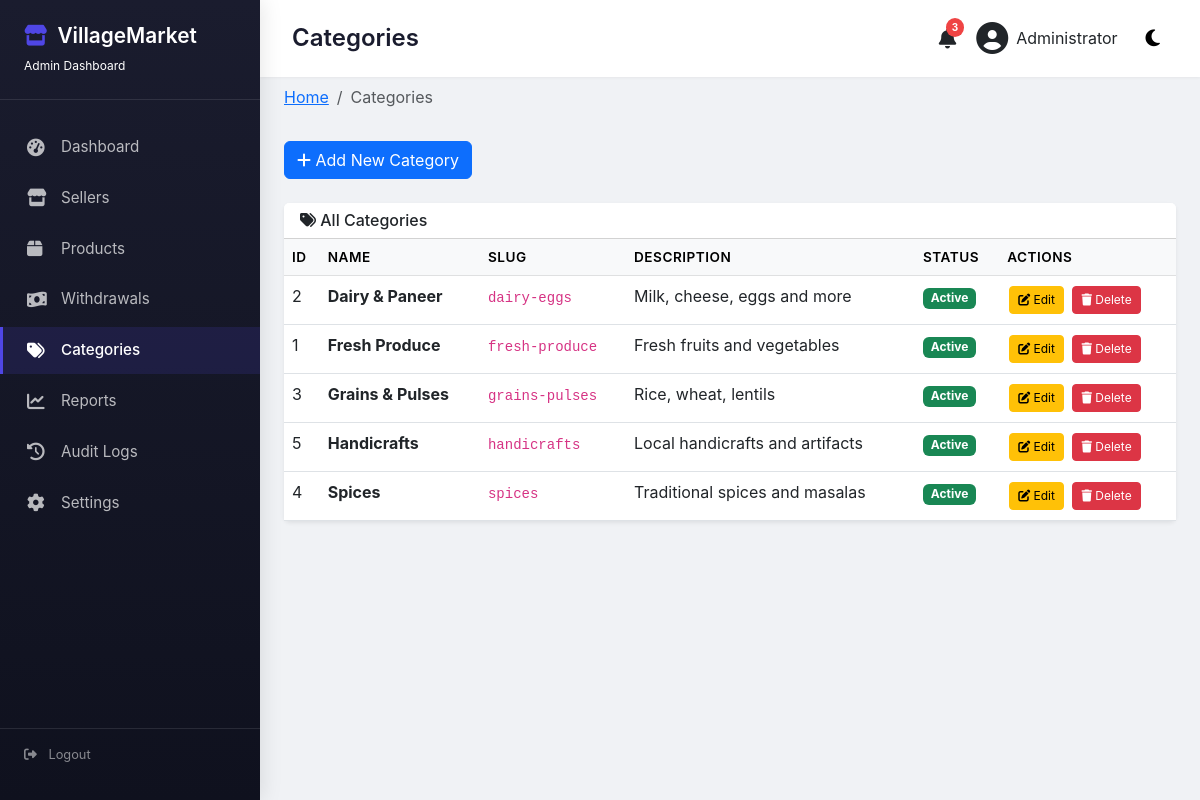
The app's page /admin/categories (signed in) with its own data.
### models/user.py (models this page shows, shortened)
class User(UserMixin, db.Model):
    __tablename__ = 'users'
    id = db.Column(db.Integer, primary_key=True)
    name = db.Column(db.String(100), nullable=False)
    email = db.Column(db.String(120), unique=True, nullable=False)
    mobile = db.Column(db.String(20), unique=True, nullable=False)
    password_hash = db.Column(db.String(200), nullable=False)
    role = db.Column(db.String(20), nullable=False,
                     default='customer')  # admin, seller, customer
    is_active = db.Column(db.Boolean, default=False)  # email verified
    is_suspended = db.Column(db.Boolean, default=False)
    created_at = db.Column(db.DateTime, default=datetime.utcnow)
    updated_at = db.Column(
        db.DateTime, default=datetime.utcnow, onupdate=datetime.utcnow)
    customer_profile = db.relationship(
        'Customer', backref='user', uselist=False, cascade='all, delete-orphan')
    seller_profile = db.relationship(
        'Seller', backref='user', uselist=False, cascade='all, delete-orphan')
    notifications = db.relationship(
        'Notification', backref='user', lazy='dynamic')
    audit_logs = db.relationship('AuditLog', backref='user', lazy='dynamic')

### models/product.py (models this page shows)
class Category(db.Model):
    __tablename__ = 'categories'
    id = db.Column(db.Integer, primary_key=True)
    name = db.Column(db.String(50), unique=True, nullable=False)
    slug = db.Column(db.String(50), unique=True, nullable=False)
    description = db.Column(db.Text)
    image = db.Column(db.String(200))
    is_active = db.Column(db.Boolean, default=True)
    created_at = db.Column(db.DateTime, default=datetime.utcnow)
    products = db.relationship('Product', backref='category', lazy='dynamic')

### routes/admin.py (the view)
@admin_bp.route('/categories')
@login_required
@admin_required
def categories():
    categories = Category.query.order_by(Category.name).all()
    return render_template('admin/categories.html', categories=categories)

### templates/admin/categories.html (shortened to what this page needs)
{% extends "admin/base.html" %}
{% block page_title %}Categories{% endblock %}
{% block breadcrumb %}
<li class="breadcrumb-item active">Categories</li>
{% endblock %}
{% block content %}
<div class="mb-4">
    <button class="btn btn-primary" data-bs-toggle="modal" data-bs-target="#addCategoryModal">
        <i class="fas fa-plus"></i> Add New Category
    </button>
</div>
<div class="card border-0 shadow-sm">
    <div class="card-header bg-white">
        <h6 class="mb-0"><i class="fas fa-tags"></i> All Categories</h6>
    </div>
    <div class="card-body p-0">
        <div class="table-responsive">
            <table class="table table-hover mb-0">
                <thead class="table-light">
                    <tr>
                        <th>ID</th>
                        <th>Name</th>
                        <th>Slug</th>
                        <th>Description</th>
                        <th>Status</th>
                        <th>Actions</th>
                    </tr>
                </thead>
                <tbody>
                    {% for category in categories %}
                    <tr>
                        <td>{{ category.id }}</td>
                        <td><strong>{{ category.name }}</strong></td>
                        <td><code>{{ category.slug }}</code></td>
                        <td>{{ category.description or '-' }}</td>
                        <td>
                            {% if category.is_active %}
                                <span class="badge bg-success">Active</span>
                            {% else %}
                                <span class="badge bg-danger">Inactive</span>
                            {% endif %}
                        </td>
                        <td>
                            <button class="btn btn-sm btn-warning btn-edit-category"
                                    data-id="{{ category.id }}"
                                    data-name="{{ category.name }}"
                                    data-description="{{ category.description }}"
                                    data-bs-toggle="modal"
                                    data-bs-target="#editCategoryModal">
                                <i class="fas fa-edit"></i> Edit
                            </button>
                            <form method="POST" action="{{ url_for('admin.delete_category', category_id=category.id) }}"
                                  style="display: inline;"
                                  onsubmit="return confirm('Delete this category? This action cannot be undone.');">
                                <button type="submit" class="btn btn-sm btn-danger">
                                    <i class="fas fa-trash"></i> Delete
                                </button>
                            </form>
                        </td>
                    </tr>
                    {% else %}
                    <tr><td colspan="6" class="text-center py-5">No categories found</td></tr>
                    {% endfor %}
                </tbody>
            </table>
        </div>
    </div>
</div>
{% endblock %}

### templates/admin/base.html (shortened to what this page needs)
<!DOCTYPE html>
<html lang="en" data-bs-theme="light">
<head>
    <link href="https://cdn.jsdelivr.net/npm/bootstrap@5.3.0/dist/css/bootstrap.min.css" rel="stylesheet">
    <link rel="stylesheet" href="https://cdnjs.cloudflare.com/ajax/libs/font-awesome/6.4.0/css/all.min.css">
</head>
<body>
    <div class="admin-wrapper">
        <div class="admin-sidebar" id="adminSidebar">
            <div class="sidebar-header">
                <h3><i class="fas fa-store"></i> VillageMarket</h3>
                <small class="d-block mt-2" style="font-size: 0.75rem;">Admin Dashboard</small>
            </div>
            <ul class="sidebar-nav">
                <li><a href="{{ url_for('admin.dashboard') }}" class="{% if request.endpoint == 'admin.dashboard' %}active{% endif %}">
                    <i class="fas fa-tachometer-alt"></i> Dashboard
                </a></li>
                <li><a href="{{ url_for('admin.sellers') }}" class="{% if request.endpoint == 'admin.sellers' %}active{% endif %}">
                    <i class="fas fa-store"></i> Sellers
                </a></li>
                <li><a href="{{ url_for('admin.admin_products') }}" class="{% if request.endpoint == 'admin.admin_products' %}active{% endif %}">
                    <i class="fas fa-box"></i> Products
                </a></li>
                <li><a href="{{ url_for('admin.withdrawals') }}" class="{% if request.endpoint == 'admin.withdrawals' %}active{% endif %}">
                    <i class="fas fa-money-bill-wave"></i> Withdrawals
                </a></li>
                <li><a href="{{ url_for('admin.categories') }}" class="{% if request.endpoint == 'admin.categories' %}active{% endif %}">
                    <i class="fas fa-tags"></i> Categories
                </a></li>
                <li><a href="{{ url_for('admin.reports') }}" class="{% if request.endpoint == 'admin.reports' %}active{% endif %}">
                    <i class="fas fa-chart-line"></i> Reports
                </a></li>
                <li><a href="{{ url_for('admin.audit_logs') }}" class="{% if request.endpoint == 'admin.audit_logs' %}active{% endif %}">
                    <i class="fas fa-history"></i> Audit Logs
                </a></li>
                <li><a href="{{ url_for('admin.settings') }}" class="{% if request.endpoint == 'admin.settings' %}active{% endif %}">
                    <i class="fas fa-cog"></i> Settings
                </a></li>
            </ul>
            <div class="sidebar-footer">
                <i class="fas fa-sign-out-alt"></i>
                <a href="{{ url_for('auth.logout') }}" class="text-white-50 text-decoration-none ms-2">Logout</a>
            </div>
        </div>
        <div class="admin-content">
            <div class="admin-topbar">
                <div class="d-flex align-items-center gap-3">
                    <h4 class="page-title mb-0">{% block page_title %}Dashboard{% endblock %}</h4>
                </div>
                <div class="admin-user">
                    <div class="notification-icon">
                        <i class="fas fa-bell fa-lg"></i>
                        <span class="notification-badge">3</span>
                    </div>
                    <div class="user-dropdown" data-bs-toggle="dropdown">
                        <i class="fas fa-user-circle fa-2x"></i>
                        <span class="d-none d-md-inline">{{ current_user.name }}</span>
                    </div>
                    <button class="dark-toggle" id="darkModeToggle">
                        <i class="fas fa-moon"></i>
                    </button>
                </div>
            </div>
            <div class="container-fluid px-4 py-2">
                <nav aria-label="breadcrumb">
                    <ol class="breadcrumb">
                        <li class="breadcrumb-item"><a href="{{ url_for('admin.dashboard') }}">Home</a></li>
                        {% block breadcrumb %}{% endblock %}
                    </ol>
                </nav>
            </div>
            <div class="container-fluid px-4 py-4">
                {% block content %}{% endblock %}
            </div>
        </div>
    </div>
</body>
</html>

### templates/admin/base.html (style rules this page uses)
* { margin: 0; padding: 0; box-sizing: border-box; }
body { font-family: 'Inter', -apple-system, 'Segoe UI', sans-serif; background: #f0f2f5; overflow-x: hidden; }
.admin-wrapper { display: flex; min-height: 100vh; }
.admin-sidebar { width: 260px; background: linear-gradient(180deg, #1a1c2e 0%, #0f111e 100%); color: white; position: fixed; height: 100vh; overflow-y: auto; transition: all 0.3s ease; z-index: 1000; box-shadow: 2px 0 20px rgba(0,0,0,0.1); }
.sidebar-header { padding: 1.5rem; border-bottom: 1px solid rgba(255,255,255,0.1); margin-bottom: 1.5rem; }
.sidebar-header h3 { font-size: 1.3rem; font-weight: 600; margin: 0; display: flex; align-items: center; gap: 10px; }
.sidebar-header h3 i { color: #4f46e5; }
.sidebar-nav { list-style: none; padding: 0; margin: 0; }
.sidebar-nav li { margin-bottom: 0.25rem; }
.sidebar-nav li a { display: flex; align-items: center; gap: 12px; padding: 12px 24px; color: rgba(255,255,255,0.7); text-decoration: none; transition: all 0.3s; font-size: 0.95rem; border-left: 3px solid transparent; }
.sidebar-nav li a i, .sidebar-nav li a .fas, .sidebar-nav li a .far { width: 22px; font-size: 1.1rem; }
.sidebar-nav li a.active { background: rgba(79, 70, 229, 0.15); color: white; border-left-color: #4f46e5; font-weight: 500; }
.sidebar-footer { position: absolute; bottom: 20px; left: 0; right: 0; padding: 1rem 1.5rem; border-top: 1px solid rgba(255,255,255,0.1); font-size: 0.8rem; color: rgba(255,255,255,0.5); }
.admin-content { flex: 1; margin-left: 260px; transition: all 0.3s ease; min-height: 100vh; }
.admin-topbar { background: white; padding: 1rem 2rem; display: flex; justify-content: space-between; align-items: center; box-shadow: 0 1px 3px rgba(0,0,0,0.05); position: sticky; top: 0; z-index: 99; }
.page-title { font-size: 1.5rem; font-weight: 600; margin: 0; color: #1a1c2e; }
.breadcrumb { background: transparent; padding: 0; margin: 0; }
.admin-user { display: flex; align-items: center; gap: 20px; }
.notification-icon { position: relative; cursor: pointer; }
.notification-badge { position: absolute; top: -8px; right: -8px; background: #ef4444; color: white; border-radius: 50%; padding: 2px 6px; font-size: 10px; font-weight: bold; }
.user-dropdown { cursor: pointer; display: flex; align-items: center; gap: 8px; }
.dark-toggle { background: none; border: none; font-size: 1.2rem; cursor: pointer; padding: 8px; border-radius: 8px; transition: all 0.3s; }
.table-responsive { overflow-x: auto; }
.table th { font-weight: 600; font-size: 0.85rem; text-transform: uppercase; letter-spacing: 0.5px; }
.btn-sm { padding: 0.25rem 0.5rem; font-size: 0.75rem; margin: 2px; }

### records on screen
User: name "Administrator"
Category: id "2", name "Dairy & Paneer", slug "dairy-eggs", description "Milk, cheese, eggs and more", is_active "Active"
Category: id "1", name "Fresh Produce", slug "fresh-produce", description "Fresh fruits and vegetables", is_active "Active"
Category: id "3", name "Grains & Pulses", slug "grains-pulses", description "Rice, wheat, lentils", is_active "Active"
Category: id "5", name "Handicrafts", slug "handicrafts", description "Local handicrafts and artifacts", is_active "Active"
Category: id "4", name "Spices", slug "spices", description "Traditional spices and masalas", is_active "Active"
